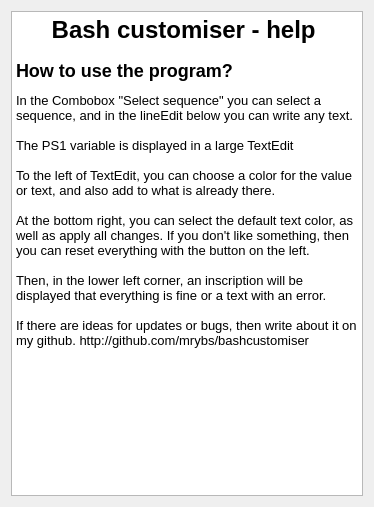
<?xml version="1.0" encoding="UTF-8"?>
<ui version="4.0">
 <class>help</class>
 <widget class="QDialog" name="help">
  <property name="geometry">
   <rect>
    <x>0</x>
    <y>0</y>
    <width>374</width>
    <height>507</height>
   </rect>
  </property>
  <property name="windowTitle">
   <string>BashCustomiser - Help</string>
  </property>
  <layout class="QGridLayout" name="gridLayout">
   <item row="0" column="0">
    <widget class="QTextBrowser" name="textBrowser">
     <property name="html">
      <string>&lt;!DOCTYPE HTML PUBLIC &quot;-//W3C//DTD HTML 4.0//EN&quot; &quot;http://www.w3.org/TR/REC-html40/strict.dtd&quot;&gt;
&lt;html&gt;&lt;head&gt;&lt;meta name=&quot;qrichtext&quot; content=&quot;1&quot; /&gt;&lt;style type=&quot;text/css&quot;&gt;
p, li { white-space: pre-wrap; }
&lt;/style&gt;&lt;/head&gt;&lt;body style=&quot; font-family:'Sans'; font-size:10pt; font-weight:400; font-style:normal;&quot;&gt;
&lt;h1 align=&quot;center&quot; style=&quot; margin-top:18px; margin-bottom:12px; margin-left:0px; margin-right:0px; -qt-block-indent:0; text-indent:0px;&quot;&gt;&lt;span style=&quot; font-family:'serif'; font-size:xx-large; font-weight:600;&quot;&gt;Bash customiser - help&lt;/span&gt;&lt;span style=&quot; font-family:'serif';&quot;&gt; &lt;/span&gt;&lt;/h1&gt;
&lt;h2 style=&quot; margin-top:16px; margin-bottom:12px; margin-left:0px; margin-right:0px; -qt-block-indent:0; text-indent:0px;&quot;&gt;&lt;span style=&quot; font-family:'monospace'; font-size:x-large; font-weight:600;&quot;&gt;How to use the program?&lt;/span&gt;&lt;/h2&gt;
&lt;p style=&quot; margin-top:0px; margin-bottom:0px; margin-left:0px; margin-right:0px; -qt-block-indent:0; text-indent:0px;&quot;&gt;&lt;span style=&quot; font-family:'monospace';&quot;&gt;In the Combobox &amp;quot;Select sequence&amp;quot; you can select a sequence, and in the lineEdit below you can write any text.&lt;br /&gt;&lt;br /&gt;The PS1 variable is displayed in a large TextEdit&lt;br /&gt;&lt;br /&gt;To the left of TextEdit, you can choose a color for the value or text, and also add to what is already there.&lt;br /&gt;&lt;br /&gt;At the bottom right, you can select the default text color, as well as apply all changes. If you don't like something, then you can reset everything with the button on the left.&lt;br /&gt;&lt;br /&gt;Then, in the lower left corner, an inscription will be displayed that everything is fine or a text with an error.&lt;br /&gt;&lt;br /&gt;If there are ideas for updates or bugs, then write about it on my github. http://github.com/mrybs/bashcustomiser &lt;/span&gt;&lt;/p&gt;&lt;/body&gt;&lt;/html&gt;</string>
     </property>
    </widget>
   </item>
  </layout>
 </widget>
 <resources/>
 <connections/>
</ui>
